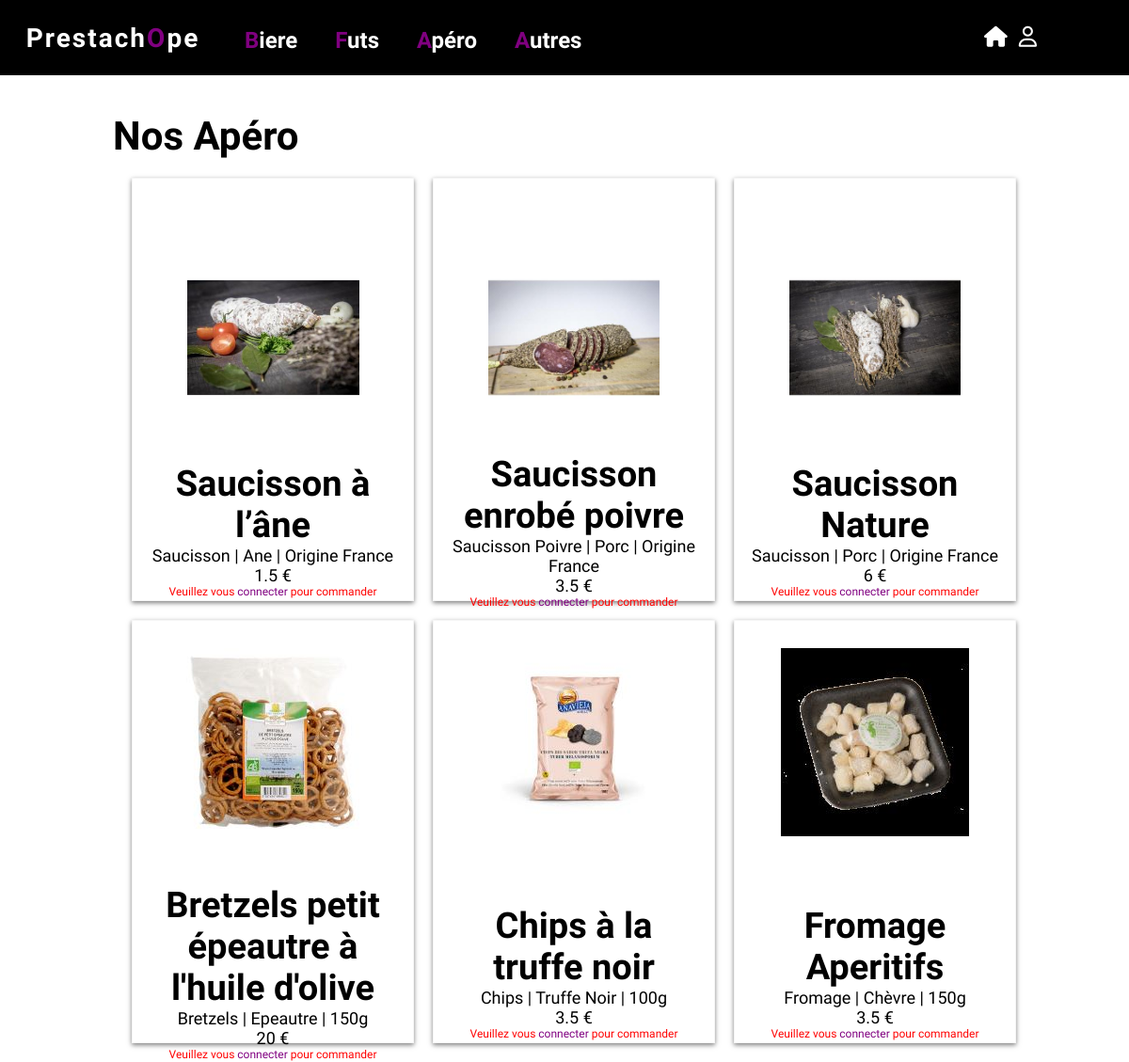
/index.php?categorie=3&page=pagerecherche, run on an earlier commit of the app's database.
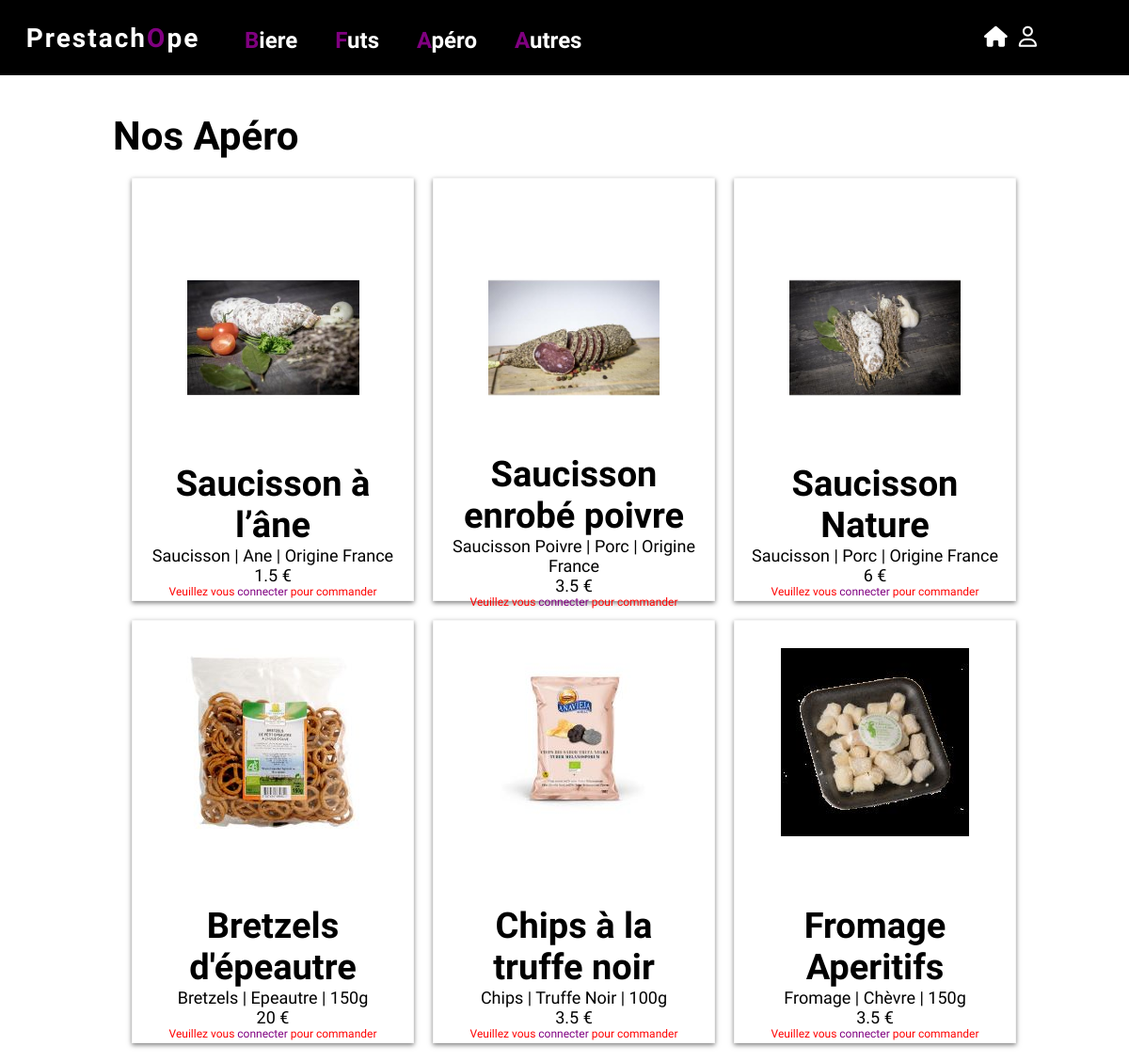
And on a later commit of the database.
### tables this page shows
CREATE TABLE `categorie` (
  `idCategorie` int(11) NOT NULL,
  `categorieProduit` varchar(20) NOT NULL
);

CREATE TABLE `produit` (
  `idProduit` int(11) NOT NULL,
  `nom` varchar(50) NOT NULL,
  `prix` float NOT NULL,
  `description` text NOT NULL,
  `stock` int(11) NOT NULL,
  `image` varchar(100) NOT NULL,
  `idCategorie` int(11) NOT NULL,
  `idSousCategorie` int(11) NOT NULL
);

### web/DAO/categorieDAO.php (called while the page is built, shortened)
<?php
class categorieDAO
{
        public static function selectcategorie()
    {
        include_once 'DTO/categorieDTO.php';
        $dbb = databaselinker::getconnexion();
        $dbbb=$dbb->prepare('SELECT * FROM prestachope_bdd5.categorie');
    	$dbbb->execute();
        $d = $dbbb->fetchAll();
        $tab=[];
    	foreach ($d as $db)
    	{
            $categorie= new categorieDTO();
            $categorie->setCategorieProduit($db['categorieProduit']);
            $categorie->setIdCategorie($db['idCategorie']);
            $tab[]=$categorie;
    	}
        return $tab;
    }
     public static function selectcategoriebyid($id)
    {
        $dbb = databaselinker::getconnexion();
        $dbbb=$dbb->prepare('SELECT * FROM `categorie` WHERE idCategorie=?');
    	$dbbb->execute(array($id));
        $d = $dbbb->fetchAll();
        $tab=[];
    	foreach ($d as $db)
    	{
            $categorie= new categorieDTO();
            $categorie->setIdCategorie($db['idCategorie']);
            $categorie->setCategorieProduit($db['categorieProduit']);
            $tab[]=$categorie;
    	}
        return $tab;
    }
}
?>

### web/DTO/categorieDTO.php (called while the page is built)
<?php
	class categorieDTO
	{
            private $categorieProduit;
            private $idCategorie;
            public function getCategorieProduit() {
                return $this->categorieProduit;
            }
            public function setCategorieProduit($categorieProduit): void {
                $this->categorieProduit = $categorieProduit;
            }
            public function getIdCategorie() {
            return $this->idCategorie;
            }
            public function setIdCategorie($idCategorie): void {
            $this->idCategorie = $idCategorie;
            }
        }
?>

### web/pages/pagerecherche/PagerechercheControlleur.php (called while the page is built, shortened)
<?php
class PagerechercheControlleur
{
        public function includeview()
    {
        include_once 'pagerechercheview.php';
    }
        public function selectbycategorie($id)
    {
        include_once 'DAO/produitDAO.php';
        include_once 'DTO/produitDTO.php';
        include_once 'DTO/categorieDTO.php';
        $categorie=new categorieDTO();
        $categorie->setIdCategorie($id);
        $content=produitDAO::selectproduitbycategorie($categorie);
        return $content;
    }
   public function selectnamecategorie($id)
    {
        include_once 'DAO/categorieDAO.php';
        $categorie=categorieDAO::selectcategoriebyid($id);
        return $categorie;
    }
}

### web/DAO/produitDAO.php (called while the page is built, shortened)
<?php
class produitDAO
{
        public static function selectproduitbycategorie($categorieDTO)
    {
        $dbb = databaselinker::getconnexion();
        $dbbb=$dbb->prepare('SELECT * FROM `produit` AS PRO INNER JOIN categorie as CAT ON CAT.idCategorie=PRO.idCategorie WHERE PRO.idCategorie=?');
    	$dbbb->execute(array($categorieDTO->getIdCategorie()));
        $d = $dbbb->fetchAll();
        $tab=[];
    	foreach ($d as $db)
    	{
            $produit= new produitDTO();
            $produit->setId($db['idProduit']);
            $produit->setNom($db['nom']);
            $produit->setPrix($db['prix']);
            $produit->setDescription($db['description']);
            $produit->setStock($db['stock']);
            $produit->setIdCategorie($db['idCategorie']);
            $produit->setImage($db['image']);
            $tab[]=$produit;
    	}
        return $tab;
    }
}
?>

### web/DTO/produitDTO.php (called while the page is built, shortened)
<?php
	class produitDTO
	{
                private $id;
                private $nom;
		private $prix;
                private $description;
                private $stock;
                private $image;
                public function getImage()
                {
                    return $this->image;
                }
                public function setImage($image): void
                {
                    $this->image = $image;
                }
                public function getId()
                {
                    return $this->id;
                }
                public function setId($id): void
                {
                    $this->id = $id;
                }
                public function getNom()
                {
                    return $this->nom;
                }
                public function getPrix()
                {
                    return $this->prix;
                }
                public function getDescription()
                {
                    return $this->description;
                }
                public function getStock()
                {
                    return $this->stock;
                }
                public function setNom($nom): void {
                    $this->nom = $nom;
                }
                public function setPrix($prix): void {
                    $this->prix = $prix;
                }
                public function setDescription($description): void {
                    $this->description = $description;
                }
                public function setStock($stock): void {
                    $this->stock = $stock;
                }
        }
?>

### web/pages/pagerecherche/pagerechercheview.php (the view, shortened to what this page needs)
<!DOCTYPE html>
<html lang="fr">
  <head>
    <link rel="stylesheet" type="text/css" href="assets/css/pagerecherche.css" media="all"/>
    <link rel="stylesheet" type="text/css" href="assets/css/jquery.nice-number.css" media="all"/>
  </head>
  <body>
      <div class="contenue">
        <?php
        include_once 'PagerechercheControlleur.php';
        $instance =new PagerechercheControlleur();
        if (isset($_GET['categorie']))
        {
            $contents=$instance->selectbycategorie($_GET['categorie']);
            $cate=$instance->selectnamecategorie($_GET['categorie']);
         foreach ($cate as $cat)
         {
             ?>
                <div class="Nom">
                    <h1> Nos <?php echo $cat->getCategorieProduit(); ?> </h1>
                </div>
             <?php
         }
        }
        ?>
        <div class="produitbycate">
            <?php
            foreach ($contents as $content)
            {
                ?>
                <div class="descProduit">
                    <div class="produit">
                        <a href="index.php?produit=<?php echo $content->getId()?>&page=detail"><img class="imgProduit" src= "<?php echo $content->getImage() ?>"></a><br>
                    </div>
                    <div class="texte">
                        <h3> <?php echo $content->getNom() ?> </h3>
                        <p> <?php echo $content->getDescription() ?></p>
                        <p> <?php echo $content->getPrix() ?> €</p>
                        <?php
                        if (isset($_SESSION['admin'])&&$_SESSION['admin']==1)
                        {
                            ?> <p class="stock">L'adminsitrateur ne peut commander !</p>
                            <a class="suppri"href=index.php?page=delete_produit&produit=<?php echo $content->getId() ;?> ><i class="fas fa-trash"></i> Supprimer</a>
                            <?php
                        }
                        else if ($content->getStock()==0)
                        {
                            ?> <p class="stock">Ce produit est malheursement en rupture de stock </p> <?php
                        }
                        else
                        {
                            ?> <p class="stock"> Veuillez vous <a href="index.php?page=connexion"> connecter</a> pour commander </p> <?php
                        }
                        ?>
                    </div>
                </div>
                <?php
            }
            ?>
        </div>
      </div>
    </body>
    </html>

### web/index.php (shortened to what this page needs)
<!DOCTYPE html>
<html lang="fr">
	<head>
	</head>
	<body>
<?php
    $page = "presentation";
  	if(!empty($_GET['page']))
  	{
		$page = $_GET['page'];
	}
        include_once 'tools/SuperController.php';
	SuperController::callPage($page);
?>
</body>
</html>

### web/tools/SuperController.php (shortened to what this page needs)
<?php
class SuperController
{
	public static function callPage($page)
	{
            switch($page)
            {
                case "pagerecherche":
                    include_once("pages/header.php");
                    include_once 'pages/pagerecherche/PagerechercheControlleur.php';
                    $instanceController = new PagerechercheControlleur();
                    $instanceController->includeview();
                    break;
            }
        }
}
?>

### web/pages/header.php (shortened to what this page needs)
<!DOCTYPE html>
<html>
    <head>
        <link rel="stylesheet" href="assets/css/header.css"/>
    </head>
    <body>
        <header>
            <div class="containt">
                <div class="top">
                    <div class="titre">
                        <h1> <a href="index.php?page=vitrine">Prestach<span>O</span>pe </a></h1>
                    </div>
                </div>
                <div class="dropdown">
                    <?php
                    include_once 'DAO/categorieDAO.php';
                    $allcategories=categorieDAO::selectcategorie();
                    foreach ($allcategories as $all)
                    {
                    echo '
                    <div class="cat">
                        <ul>
                            <li class="ligne">
                                <h2><a href="index.php?categorie='.$all->getIdCategorie().'&page=pagerecherche" value='.$all->getIdCategorie().'>'.$all->getCategorieProduit().'</a>';
                               echo '<ul class="sub-menu">';
                                    echo '
                                </ul>
                            </li>
                        </ul>
                    </div>';
                    }
                ?>
                </div>
                <div class="btndroite">
                    <a href="index.php?page=presentation"  value="presentation" ><i class="fas fa-home"></i></a>
                    <?php
                    if (isset($_SESSION['nom'],$_SESSION['prenom']))
                    {
                        if (isset($_SESSION['admin'])&&$_SESSION['admin']==0)
                        {
                            ?>
                            <div class="pani">
                                <a href="index.php?page=panier"><i class="fas fa-shopping-cart"></i></a>
                                <?php
                                $tailletab= count($_SESSION['panier']);
                                if ($tailletab>0)
                                {
                                  ?>
                                <div class="nb-panier">
                                    <p><?php echo $tailletab ?> </p>
                                </div>
                            </div>
                            <?php
                            }
                        }
                        ?> <a href="index.php?page=deco"><i class="fas fa-power-off"></i></a>
                        <?php
                    }
                    else {
                        ?>
                            <a href="index.php?page=connexion"  value="connexion" ><i class="far fa-user"></i></a>
                        <?php
                    }
                    ?>
                </div>
            </div>
        </header>
    </body>
</html>

### web/assets/css/header.css (style rules this page uses)
* { padding: 0; margin: 0; box-sizing: border-box; }
html { font-size: 62.5%; }
.containt { width: 100%; height: 80px; background-color: black; color: #fff; position: fixed; display: flex; top: 0; z-index: 2; }
.titre a { text-decoration: none; color: #fff; font-family: 'Uncial Antiqua', cursive; font-size: 2.8rem; letter-spacing: 2px; }
.titre a span { color: purple; }
.top { display: flex; width: 20%; justify-content: center; align-items: center; }
.dropdown { display: flex; width: 60%; align-items: center; }
.btndroite { display: flex; width: 20%; align-items: center; justify-content: center; font-size: 2.2rem; }
.btndroite a { text-decoration: none; color: white; margin-right: 12px; }
.dropdown .ligne { display: inline-block; vertical-align: top; font-size: 20px; margin-right:20px; margin-left: 20px; position: relative; font-family: 'Shadows Into Light', cursive; }
.ligne a { color: #fff; font-size: 2.4rem; }
.ligne h2::first-letter { color: purple; }
.dropdown a { text-decoration: none; }
.dropdown li { list-style: none; }
.dropdown { display: flex; }
.ligne a { transition: 0.5s; }
.fas { transition: 0.5s; }

### web/assets/css/pagerecherche.css (style rules this page uses)
* { padding: 0; margin: 0; box-sizing: border-box; }
html { font-size: 62.5%; }
body { width: 100%; height: 100%; }
.contenue { width: 100%; height: 100%; margin-top: 10%; z-index: 1; }
.produitbycate { display: flex; width: 100%; justify-content: center; flex-wrap: wrap; }
.descProduit { display: flex; flex-direction: column; justify-content: center; align-items: center; margin-left: 20px; border: solid 1px whitesmoke; height: 450px; width: 300px; font-size: 2.2rem; margin-bottom: 20px; box-shadow: 0 2px 5px rgba(0,0,0,.5); }
.produit { height: 280px; max-width: 200px; display: flex; flex-direction: column; margin-bottom: 10px; }
.imgProduit { max-height: 280px; transition: 0.6s; }
.Nom h1 { font-size: 4.2rem; font-family: 'Lobster', cursive; }
.Nom { margin-left: 10%; margin-bottom: 20px; }
.texte { height: 20%; width: 90%; display: flex; flex-direction: column; justify-content: center; text-align: center; margin-top: 10px; }
.texte h3 { font-family: 'Teko', sans-serif; font-size: 3.8rem; }
.texte p { font-family: 'Red Hat Display', sans-serif; font-size: 1.8rem; }
.texte .stock { color: red; font-size: 1.2rem; }
.texte a { text-decoration: none; color: purple; }

What changed in the data, as far as the page shows it:
changed produit "Bretzels | Epeautre | 150g": nom "Bretzels petit épeautre à l'huile d'olive" → "Bretzels d'épeautre"
